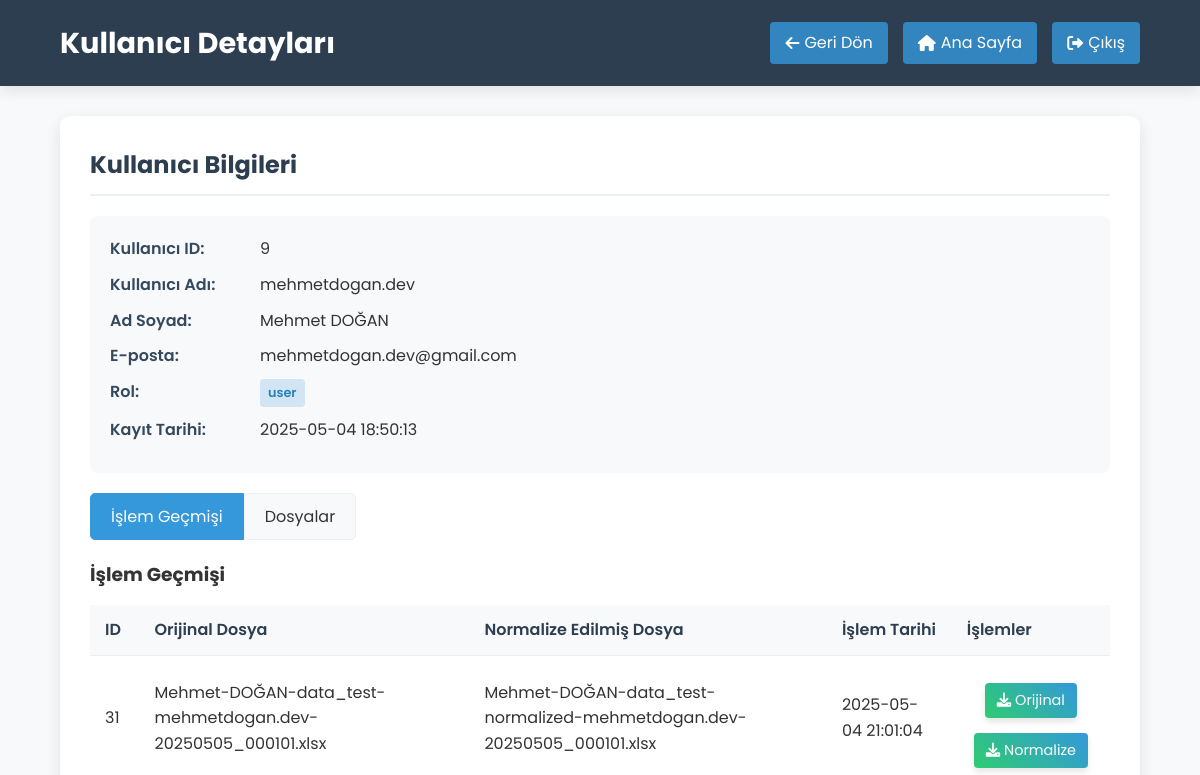
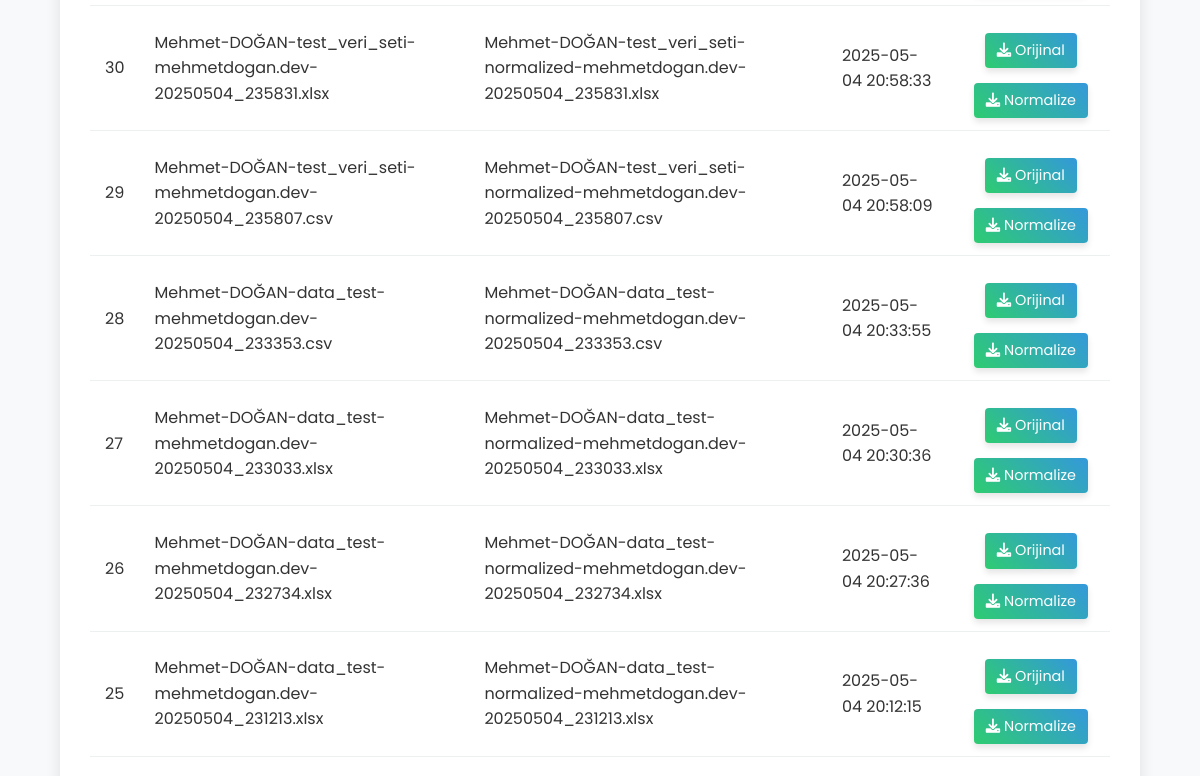
Page /admin/user/9 (signed in, upper part) on the earlier database version (2 pictures, top to bottom).
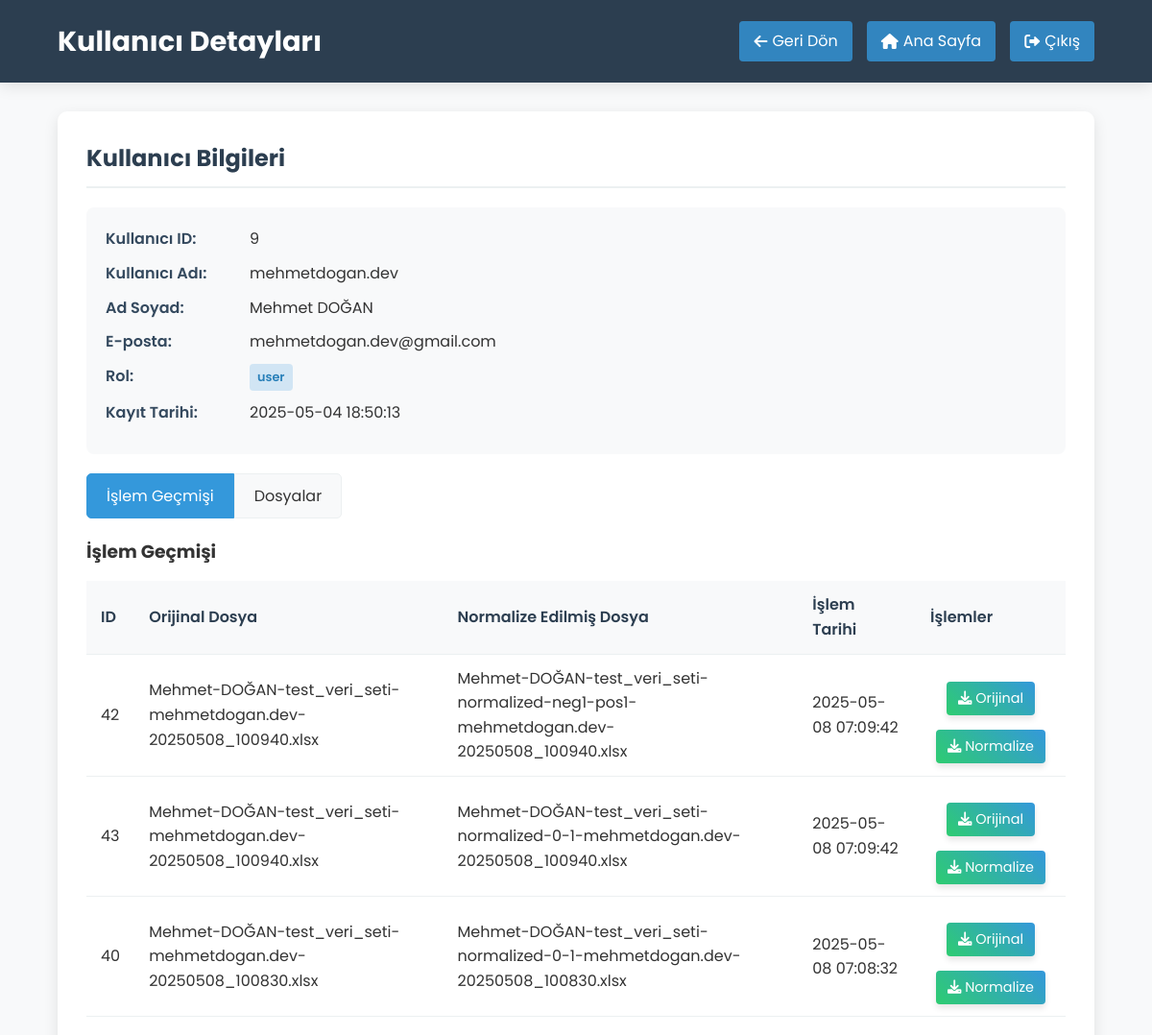
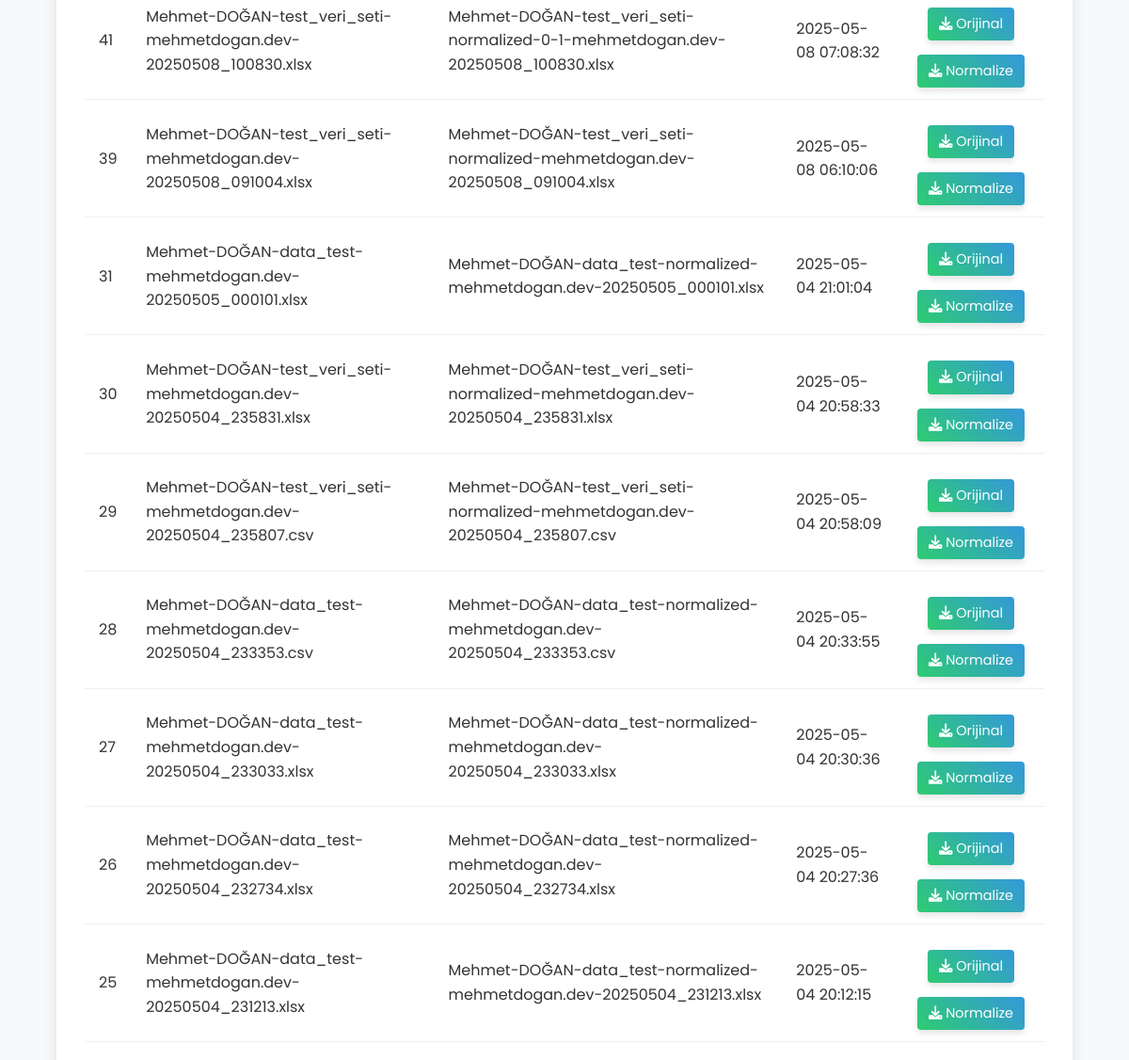
Same page on the later database version (2 pictures, top to bottom).
### tables this page shows
CREATE TABLE user_operations (
            id INTEGER PRIMARY KEY AUTOINCREMENT,
            user_id INTEGER NOT NULL,
            original_file TEXT NOT NULL,
            normalized_file TEXT NOT NULL,
            operation_date TIMESTAMP DEFAULT CURRENT_TIMESTAMP,
            FOREIGN KEY (user_id) REFERENCES users (id)
        );

### app.py (the view, shortened to what this page needs)
@app.route('/admin/user/<int:user_id>')
@admin_required
def admin_view_user(user_id):
    conn = get_db_connection()
    user = conn.execute('SELECT * FROM users WHERE id = ?', (user_id,)).fetchone()
    conn.close()
    if not user:
        flash('Kullanıcı bulunamadı!', 'error')
        return redirect(url_for('admin_dashboard'))
    operations = get_user_operations_by_admin(user_id)
    user_files = []
    if os.path.exists(UPLOAD_FOLDER) and os.path.exists(NEW_CSV_FOLDER):
        username = user['username']
    user_files.sort(key=lambda x: x.get('date', ''), reverse=True)
    return render_template('admin_view_user.html', user=user, operations=operations, files=user_files)

### app.py (called while the page is built)
def get_db_connection():
    conn = sqlite3.connect(DATABASE)
    conn.row_factory = sqlite3.Row
    return conn

def admin_required(f):
    @wraps(f)
    def decorated_function(*args, **kwargs):
        if 'user_id' not in session:
            flash('Bu sayfaya erişmek için giriş yapmalısınız!', 'error')
            return redirect(url_for('login'))
        elif session.get('role') != 'admin':
            flash('Bu sayfaya erişim yetkiniz yok!', 'error')
            return redirect(url_for('index'))
        return f(*args, **kwargs)
    return decorated_function

def get_user_operations_by_admin(user_id):
    conn = get_db_connection()
    operations = conn.execute('SELECT * FROM user_operations WHERE user_id = ? ORDER BY operation_date DESC', (user_id,)).fetchall()
    conn.close()
    return operations

### templates/admin_view_user.html (shortened to what the changed rows need)
<!DOCTYPE html>
<html lang="tr">
<head>
    <link rel="stylesheet" href="{{ url_for('static', filename='style.css') }}">
    <link rel="stylesheet" href="https://cdnjs.cloudflare.com/ajax/libs/font-awesome/6.0.0-beta3/css/all.min.css">
</head>
<body>
    <header class="admin-header">
        <div class="admin-header-container">
            <div class="admin-title">
                <h1>Kullanıcı Detayları</h1>
            </div>
        </div>
    </header>
    <div class="admin-container">
        <div class="admin-panel">
            <h2>Kullanıcı Bilgileri</h2>
            <div class="tab-content active" id="operations-tab">
                {% if operations %}
                    <table class="admin-table">
                        <thead>
                            <tr>
                                <th>ID</th>
                                <th>Orijinal Dosya</th>
                                <th>Normalize Edilmiş Dosya</th>
                                <th>İşlem Tarihi</th>
                                <th>İşlemler</th>
                            </tr>
                        </thead>
                        <tbody>
                            {% for operation in operations %}
                                <tr>
                                    <td>{{ operation.id }}</td>
                                    <td>{{ operation.original_file }}</td>
                                    <td>{{ operation.normalized_file }}</td>
                                    <td>{{ operation.operation_date }}</td>
                                    <td>
                                        <a href="{{ url_for('admin_download_file', file_path='uploads/' + operation.original_file) }}" class="btn-download">
                                            <i class="fas fa-download"></i> Orijinal
                                        </a>
                                        <a href="{{ url_for('admin_download_file', file_path='new_csv/' + operation.normalized_file) }}" class="btn-download">
                                            <i class="fas fa-download"></i> Normalize
                                        </a>
                                    </td>
                                </tr>
                            {% endfor %}
                        </tbody>
                    </table>
                {% else %}
                    <div class="no-data">
                        <p>Bu kullanıcının henüz bir işlem geçmişi bulunmuyor.</p>
                    </div>
                {% endif %}
            </div>
        </div>
    </div>
</body>
</html>

Differences in the rows shown:
added user_operations: id "42", original_file "Mehmet-DOĞAN-test_veri_seti-mehmetdogan.dev-20250508_100940.xlsx", normalized_file "Mehmet-DOĞAN-test_veri_seti-normalized-neg1-pos1-mehmetdogan.dev-20250508_100940.xlsx", operation_date "2025-05-08 07:09:42"
added user_operations: id "43", original_file "Mehmet-DOĞAN-test_veri_seti-mehmetdogan.dev-20250508_100940.xlsx", normalized_file "Mehmet-DOĞAN-test_veri_seti-normalized-0-1-mehmetdogan.dev-20250508_100940.xlsx", operation_date "2025-05-08 07:09:42"
added user_operations: id "40", original_file "Mehmet-DOĞAN-test_veri_seti-mehmetdogan.dev-20250508_100830.xlsx", normalized_file "Mehmet-DOĞAN-test_veri_seti-normalized-0-1-mehmetdogan.dev-20250508_100830.xlsx", operation_date "2025-05-08 07:08:32"
added user_operations: id "41", original_file "Mehmet-DOĞAN-test_veri_seti-mehmetdogan.dev-20250508_100830.xlsx", normalized_file "Mehmet-DOĞAN-test_veri_seti-normalized-0-1-mehmetdogan.dev-20250508_100830.xlsx", operation_date "2025-05-08 07:08:32"
added user_operations: id "39", original_file "Mehmet-DOĞAN-test_veri_seti-mehmetdogan.dev-20250508_091004.xlsx", normalized_file "Mehmet-DOĞAN-test_veri_seti-normalized-mehmetdogan.dev-20250508_091004.xlsx", operation_date "2025-05-08 06:10:06"
